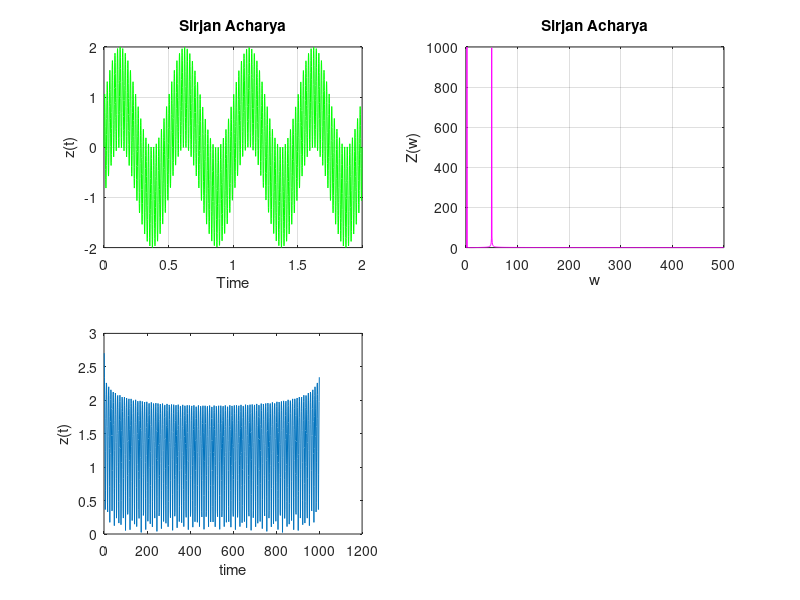

The MATLAB script that drew this image:

f1 = 2; 
f2 = 50; 
A = 1;
duration = 2;
fs = (max(f1,f2))*20; 

t = linspace(0, duration, duration * fs);


sine_wave1 = A * sin(2 * pi * f1 * t);
sine_wave2 = A * sin(2 * pi * f2 * t);


sum_wave = sine_wave1 + sine_wave2;


ft=abs( fft(sum_wave));
ft= ft(1:length(ft)/2+1);
f=(0:length(ft)-1)*fs/(2*length(ft));




subplot(2,2,1);
plot(t, sum_wave, 'g');
xlabel('Time');
ylabel('z(t)');
title('Sirjan Acharya');
grid on;

subplot(2,2,2);

plot(f,ft, 'm');
xlabel('w');
ylabel('Z(w)');
title('Sirjan Acharya');
grid on;

subplot(2,2,3);
plot(abs(ifft(ft)));
xlabel('time');
ylabel('z(t)');

